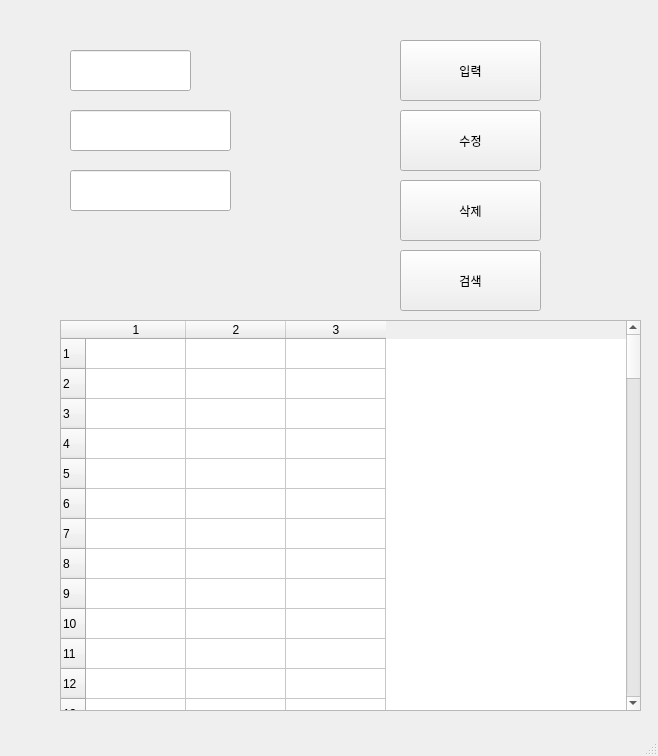
<?xml version="1.0" encoding="UTF-8"?>
<ui version="4.0">
 <class>MainWindow</class>
 <widget class="QMainWindow" name="MainWindow">
  <property name="geometry">
   <rect>
    <x>0</x>
    <y>0</y>
    <width>658</width>
    <height>756</height>
   </rect>
  </property>
  <property name="windowTitle">
   <string>MainWindow</string>
  </property>
  <widget class="QWidget" name="centralwidget">
   <widget class="QLineEdit" name="prodID">
    <property name="geometry">
     <rect>
      <x>70</x>
      <y>50</y>
      <width>121</width>
      <height>41</height>
     </rect>
    </property>
   </widget>
   <widget class="QLineEdit" name="prodName">
    <property name="geometry">
     <rect>
      <x>70</x>
      <y>110</y>
      <width>161</width>
      <height>41</height>
     </rect>
    </property>
   </widget>
   <widget class="QLineEdit" name="prodPrice">
    <property name="geometry">
     <rect>
      <x>70</x>
      <y>170</y>
      <width>161</width>
      <height>41</height>
     </rect>
    </property>
   </widget>
   <widget class="QPushButton" name="pushButton">
    <property name="geometry">
     <rect>
      <x>400</x>
      <y>40</y>
      <width>141</width>
      <height>61</height>
     </rect>
    </property>
    <property name="text">
     <string>입력</string>
    </property>
   </widget>
   <widget class="QPushButton" name="pushButton_2">
    <property name="geometry">
     <rect>
      <x>400</x>
      <y>110</y>
      <width>141</width>
      <height>61</height>
     </rect>
    </property>
    <property name="text">
     <string>수정</string>
    </property>
   </widget>
   <widget class="QPushButton" name="pushButton_3">
    <property name="geometry">
     <rect>
      <x>400</x>
      <y>180</y>
      <width>141</width>
      <height>61</height>
     </rect>
    </property>
    <property name="text">
     <string>삭제</string>
    </property>
   </widget>
   <widget class="QPushButton" name="pushButton_4">
    <property name="geometry">
     <rect>
      <x>400</x>
      <y>250</y>
      <width>141</width>
      <height>61</height>
     </rect>
    </property>
    <property name="text">
     <string>검색</string>
    </property>
   </widget>
   <widget class="QTableWidget" name="tableWidget">
    <property name="geometry">
     <rect>
      <x>60</x>
      <y>320</y>
      <width>581</width>
      <height>391</height>
     </rect>
    </property>
    <property name="rowCount">
     <number>100</number>
    </property>
    <property name="columnCount">
     <number>3</number>
    </property>
    <row/>
    <row/>
    <row/>
    <row/>
    <row/>
    <row/>
    <row/>
    <row/>
    <row/>
    <row/>
    <row/>
    <row/>
    <row/>
    <row/>
    <row/>
    <row/>
    <row/>
    <row/>
    <row/>
    <row/>
    <row/>
    <row/>
    <row/>
    <row/>
    <row/>
    <row/>
    <row/>
    <row/>
    <row/>
    <row/>
    <row/>
    <row/>
    <row/>
    <row/>
    <row/>
    <row/>
    <row/>
    <row/>
    <row/>
    <row/>
    <row/>
    <row/>
    <row/>
    <row/>
    <row/>
    <row/>
    <row/>
    <row/>
    <row/>
    <row/>
    <row/>
    <row/>
    <row/>
    <row/>
    <row/>
    <row/>
    <row/>
    <row/>
    <row/>
    <row/>
    <row/>
    <row/>
    <row/>
    <row/>
    <row/>
    <row/>
    <row/>
    <row/>
    <row/>
    <row/>
    <row/>
    <row/>
    <row/>
    <row/>
    <row/>
    <row/>
    <row/>
    <row/>
    <row/>
    <row/>
    <row/>
    <row/>
    <row/>
    <row/>
    <row/>
    <row/>
    <row/>
    <row/>
    <row/>
    <row/>
    <row/>
    <row/>
    <row/>
    <row/>
    <row/>
    <row/>
    <row/>
    <row/>
    <row/>
    <row/>
    <column/>
    <column/>
    <column/>
   </widget>
  </widget>
  <widget class="QMenuBar" name="menubar">
   <property name="geometry">
    <rect>
     <x>0</x>
     <y>0</y>
     <width>658</width>
     <height>26</height>
    </rect>
   </property>
  </widget>
  <widget class="QStatusBar" name="statusbar"/>
 </widget>
 <resources/>
 <connections>
  <connection>
   <sender>pushButton</sender>
   <signal>clicked()</signal>
   <receiver>MainWindow</receiver>
   <slot>addProduct()</slot>
   <hints>
    <hint type="sourcelabel">
     <x>505</x>
     <y>86</y>
    </hint>
    <hint type="destinationlabel">
     <x>590</x>
     <y>106</y>
    </hint>
   </hints>
  </connection>
  <connection>
   <sender>pushButton_2</sender>
   <signal>clicked()</signal>
   <receiver>MainWindow</receiver>
   <slot>updateProduct()</slot>
   <hints>
    <hint type="sourcelabel">
     <x>511</x>
     <y>153</y>
    </hint>
    <hint type="destinationlabel">
     <x>588</x>
     <y>169</y>
    </hint>
   </hints>
  </connection>
  <connection>
   <sender>pushButton_3</sender>
   <signal>clicked()</signal>
   <receiver>MainWindow</receiver>
   <slot>removeProduct()</slot>
   <hints>
    <hint type="sourcelabel">
     <x>518</x>
     <y>228</y>
    </hint>
    <hint type="destinationlabel">
     <x>597</x>
     <y>243</y>
    </hint>
   </hints>
  </connection>
  <connection>
   <sender>pushButton_4</sender>
   <signal>clicked()</signal>
   <receiver>MainWindow</receiver>
   <slot>getProduct()</slot>
   <hints>
    <hint type="sourcelabel">
     <x>509</x>
     <y>296</y>
    </hint>
    <hint type="destinationlabel">
     <x>586</x>
     <y>309</y>
    </hint>
   </hints>
  </connection>
 </connections>
 <slots>
  <slot>addProduct()</slot>
  <slot>updateProduct()</slot>
  <slot>removeProduct()</slot>
  <slot>getProduct()</slot>
 </slots>
</ui>
